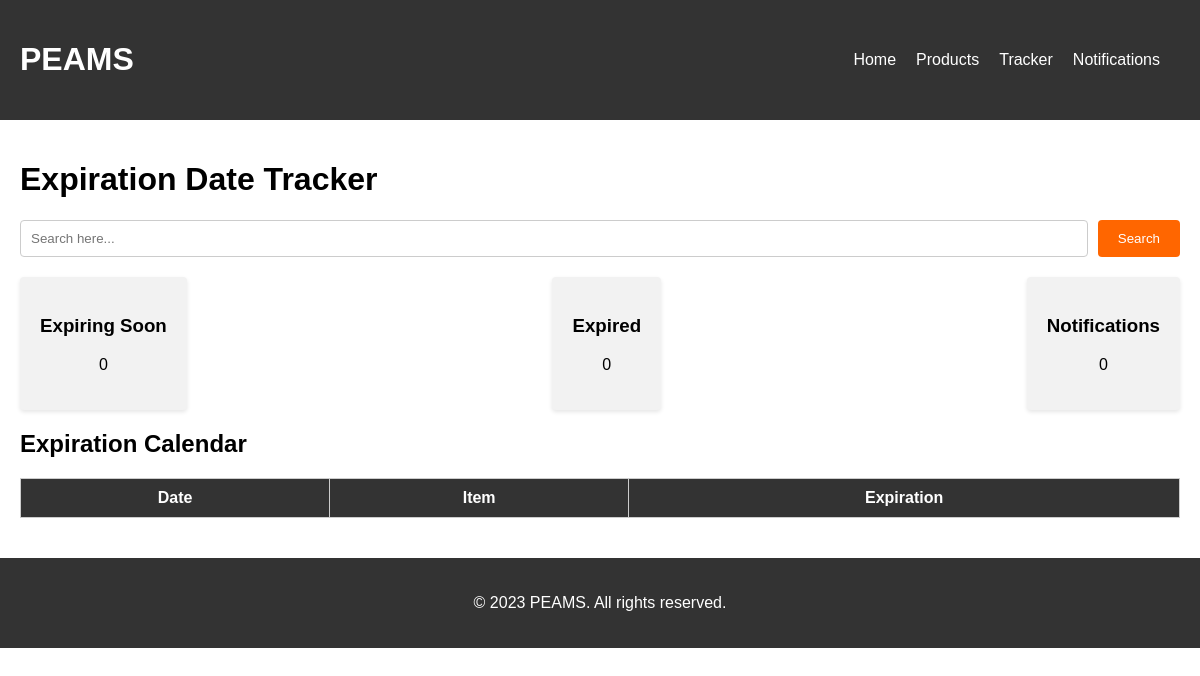
The page /tracker/ on the database as committed earlier.
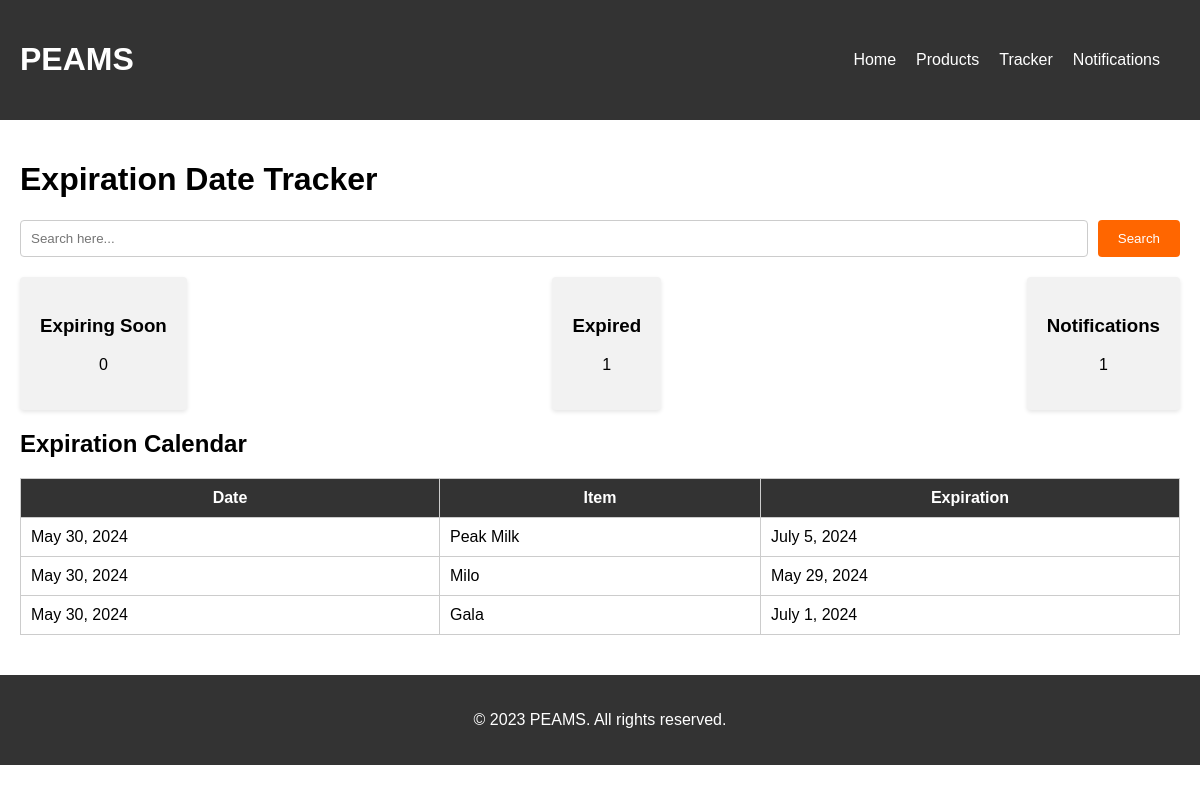
The same page on the database as committed later.
### peams_app/models.py (models this page shows, shortened)
class Product(models.Model):
    name = models.CharField(max_length=150)
    date_added = models.DateField(auto_now_add=True)
    expiry_date = models.DateField()
    batch_no = models.CharField(max_length=50)
    expired = models.BooleanField(default=False)
    about_to_expire = models.BooleanField(default=False)
    alert_status = models.CharField(default="okay", max_length=20)

### peams_app/views.py (the view)
# urls.py: path('tracker/', views.tracker, name='tracker'),
def tracker(request):
    tracker_update()
    products = Product.objects.all()
    about_to_expire_count = Product.objects.filter(about_to_expire=True).count()
    expired_count = Product.objects.filter(expired=True).count()
    products_notify = Product.objects.exclude(alert_status="okay").count()
    context = {
        'products' : products,
        'about_to_expire': about_to_expire_count,
        'expired': expired_count,
        'notification_count': products_notify,
    }
    return render(request, 'peams_app/tracker.html', context)

### peams_app/views.py (called while the page is built)
def tracker_update():
    today = timezone.now().date()
    one_month_later = today + timedelta(days=30)
    items_to_update = Product.objects.filter(expiry_date=one_month_later, about_to_expire=False)
    for product in items_to_update:
        product.about_to_expire = True
        product.alert_status = "warning"
        product.save()
    items_expired = Product.objects.filter(expiry_date__lt=today, expired=False)
    for product in items_expired:
        product.expired = True
        product.alert_status = "expired"
        product.save()

### peams_app/templates/peams_app/tracker.html (shortened to what this page needs)
{% extends 'peams_app/layout.html' %}
{% load static %}
{% block body %}
    <div class="main-content">
        <h1>Expiration Date Tracker</h1>
        <div class="add-item">
            <input type="text" id="searchInput" placeholder="Search here..." onkeydown="if (event.keyCode === 13) searchCalendarEntries()">
            <button onclick="searchCalendarEntries()">Search</button>
        </div>
        <div class="dashboard-summary">
            <div class="dashboard-item">
                <h3>Expiring Soon</h3>
                <p id="expiring-soon">{{about_to_expire}}</p>
            </div>
            <div class="dashboard-item">
                <h3>Expired</h3>
                <p id="expired">{{expired}}</p>
            </div>
            <div class="dashboard-item">
                <h3>Notifications</h3>
                <p id="notifications">{{notification_count}}</p>
            </div>
        </div>
        <h2>Expiration Calendar</h2>
        <table class="expiration-calendar">
            <thead>
                <tr>
                    <th>Date</th>
                    <th>Item</th>
                    <th>Expiration</th>
                </tr>
            </thead>
            <tbody id="calendar-body">
                {% for product in products %}
                    <tr>
                        <td>{{product.date_added}}</td>
                        <td>{{product.name}}</td>
                        <td>{{product.expiry_date}}</td>
                    </tr>
                {% endfor %}
            </tbody>
        </table>
    </div>
{% endblock %}

### peams_app/templates/peams_app/layout.html (shortened to what this page needs)
{% load static %}
<!DOCTYPE html>
<html lang="en">
<head>
    <link rel="stylesheet" href="https://cdnjs.cloudflare.com/ajax/libs/font-awesome/5.15.3/css/all.min.css" />
    <link rel="stylesheet" href="{% static 'peams_app/style.css'%}">
</head>
<body>
    <header>
        <div class="logo">
            <h1>PEAMS</h1>
        </div>
        <nav>
            <ul>
                <li><a href="{% url 'home' %}">Home</a></li>
                <li><a href="{% url 'products' %}">Products</a></li>
                <li><a href="{% url 'tracker' %}">Tracker</a></li>
                <li><a href="{% url 'notify' %}">Notifications</a></li>
            </ul>
        </nav>
    </header>
    {% block body %}
    {% endblock %}
    <footer>
        <p>&copy; 2023 PEAMS. All rights reserved.</p>
    </footer>
</body>
</html>

### peams_app/static/peams_app/style.css (style rules this page uses)
body { font-family: Arial, sans-serif; margin: 0; padding: 0; }
header { background-color: #333; color: #fff; padding: 20px; display: flex; justify-content: space-between; align-items: center; }
nav ul { list-style-type: none; margin: 0; padding: 0; display: flex; }
nav ul li { margin-right: 20px; }
nav ul li a { color: #fff; text-decoration: none; }
.main-content { padding: 20px; }
.add-item { display: flex; margin-bottom: 20px; }
.add-item input { flex-grow: 1; padding: 10px; border: 1px solid #ccc; border-radius: 4px; }
.add-item button { background-color: #ff6600; color: #fff; padding: 10px 20px; border: none; cursor: pointer; border-radius: 4px; margin-left: 10px; }
.dashboard-summary { display: flex; justify-content: space-between; margin-bottom: 20px; }
.dashboard-item { background-color: #f2f2f2; padding: 20px; text-align: center; border-radius: 4px; box-shadow: 0 2px 4px rgba(0, 0, 0, 0.1); }
.expiration-calendar { width: 100%; border-collapse: collapse; }
.expiration-calendar th, .expiration-calendar td { padding: 10px; border: 1px solid #ccc; }
.expiration-calendar th { background-color: #333; color: #fff; }
footer { background-color: #333; color: #fff; padding: 20px; text-align: center; margin-top: 20px; }
.add-item { display: flex; margin-top: 20px; }
button { background-color: #ff6600; color: white; padding: 10px 20px; border: none; border-radius: 4px; cursor: pointer; margin-left: 10px; }

Rows that differ between the two databases and show on the page:
added Product: date_added "May 30, 2024", name "Peak Milk", expiry_date "July 5, 2024"
added Product: date_added "May 30, 2024", name "Milo", expiry_date "May 29, 2024"
added Product: date_added "May 30, 2024", name "Gala", expiry_date "July 1, 2024"
Other text that changed with them:
{{ expired }}: "0" → "1"
{{ notification_count }}: "0" → "1"
